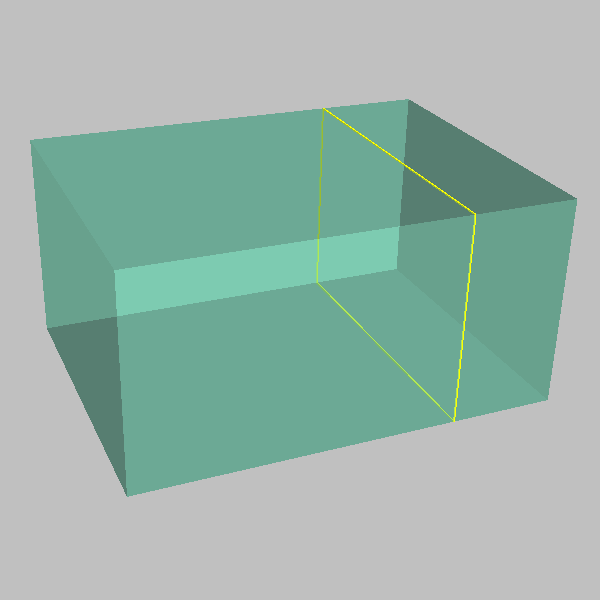

This figure's Python source:
#!/usr/bin/env python

# Cut a cube with a plane using vtkCutter.

# Factory overrides: importing these modules registers the OpenGL rendering
# and interaction style implementations for vtkRenderingCore factory classes.
import vtkmodules.vtkInteractionStyle  # noqa: F401
import vtkmodules.vtkRenderingOpenGL2  # noqa: F401

# VTK pipeline classes used in this example
from vtkmodules.vtkCommonDataModel import vtkPlane
from vtkmodules.vtkFiltersCore import vtkCutter
from vtkmodules.vtkFiltersSources import vtkCubeSource
from vtkmodules.vtkRenderingCore import (
    vtkActor,
    vtkPolyDataMapper,
    vtkRenderWindow,
    vtkRenderWindowInteractor,
    vtkRenderer,
)

# Colors (normalized RGB)
yellow = (1.000, 1.000, 0.000)
aquamarine = (0.498, 1.000, 0.831)
silver = (0.753, 0.753, 0.753)

# Source: generate a cube
cube = vtkCubeSource()
cube.SetXLength(40)
cube.SetYLength(30)
cube.SetZLength(20)

# Mapper: map the cube to graphics primitives
cube_mapper = vtkPolyDataMapper()
cube_mapper.SetInputConnection(cube.GetOutputPort())

# Implicit function: cutting plane in the XZ direction
plane = vtkPlane()
plane.SetOrigin(10, 0, 0)
plane.SetNormal(1, 0, 0)

# Filter: cut the cube with the plane
cutter = vtkCutter()
cutter.SetCutFunction(plane)
cutter.SetInputConnection(cube.GetOutputPort())
cutter.Update()

# Mapper: map the cut line to graphics primitives
cutter_mapper = vtkPolyDataMapper()
cutter_mapper.SetInputConnection(cutter.GetOutputPort())

# Actor: display the cut line
plane_actor = vtkActor()
plane_actor.SetMapper(cutter_mapper)
plane_actor.GetProperty().SetColor(yellow)
plane_actor.GetProperty().SetLineWidth(2)
plane_actor.GetProperty().SetAmbient(1.0)
plane_actor.GetProperty().SetDiffuse(0.0)

# Actor: display the semi-transparent cube
cube_actor = vtkActor()
cube_actor.SetMapper(cube_mapper)
cube_actor.GetProperty().SetColor(aquamarine)
cube_actor.GetProperty().SetOpacity(0.5)

# Renderer: assemble the scene and configure the camera
renderer = vtkRenderer()
renderer.AddActor(plane_actor)
renderer.AddActor(cube_actor)
renderer.SetBackground(silver)

# Window: display the rendered scene
render_window = vtkRenderWindow()
render_window.AddRenderer(renderer)
render_window.SetWindowName("cutter")
render_window.SetMultiSamples(0)
render_window.SetSize(600, 600)

# Scene: configure the camera
camera = renderer.GetActiveCamera()
camera.SetPosition(-37.2611, -86.2155, 44.841)
camera.SetFocalPoint(0.569422, -1.65124, -2.49482)
camera.SetViewUp(0.160129, 0.42663, 0.890138)
camera.SetDistance(104.033)
camera.SetClippingRange(55.2019, 165.753)

# Interactor: handle mouse and keyboard events
render_window_interactor = vtkRenderWindowInteractor()
render_window_interactor.SetRenderWindow(render_window)

# Launch the interactive visualization
render_window_interactor.Initialize()
render_window_interactor.Start()
